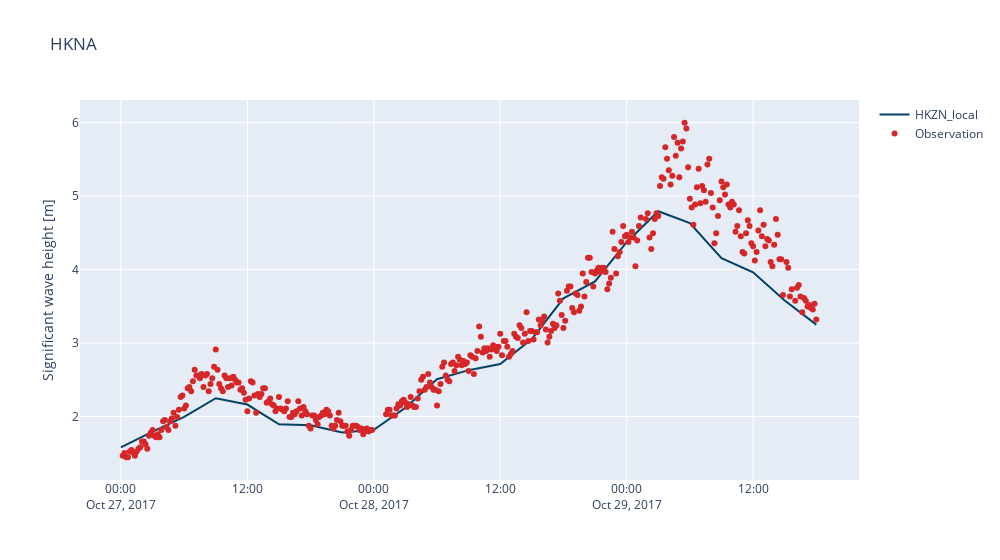

Here is the notebook cell this chart was saved with:
### Code cell
cc["HKNA"].plot_timeseries(width=1000,backend="plotly")

### Figure 1 — Plotly figure (JSON) as saved in the notebook; plotly's stock layout.template omitted (floating-point values rounded to 4 significant figures; data arrays with more than 128 entries replaced by an {"elided": "..."} marker saying what was removed)
{"data": [{"line": {"color": "#004165"}, "name": "HKZN_local", "type": "scatter", "x": ["2017-10-27T00:00:00", "2017-10-27T03:00:00", "2017-10-27T06:00:00", "2017-10-27T09:00:00", "2017-10-27T12:00:00", "2017-10-27T15:00:00", "2017-10-27T18:00:00", "2017-10-27T21:00:00", "2017-10-28T00:00:00", "2017-10-28T03:00:00", "2017-10-28T06:00:00", "2017-10-28T09:00:00", "2017-10-28T12:00:00", "2017-10-28T15:00:00", "2017-10-28T18:00:00", "2017-10-28T21:00:00", "2017-10-29T00:00:00", "2017-10-29T03:00:00", "2017-10-29T06:00:00", "2017-10-29T09:00:00", "2017-10-29T12:00:00", "2017-10-29T15:00:00", "2017-10-29T18:00:00"], "y": [1.58, 1.795, 1.993, 2.248, 2.162, 1.893, 1.881, 1.782, 1.82, 2.119, 2.506, 2.63, 2.713, 3.053, 3.607, 3.837, 4.371, 4.792, 4.63, 4.153, 3.961, 3.578, 3.25]}, {"marker": {"color": "#d62728"}, "mode": "markers", "name": "Observation", "type": "scatter", "x": {"elided": "385 str values"}, "y": {"elided": "385 float values"}}], "layout": {"title": {"text": "HKNA"}, "width": 1000, "yaxis": {"title": {"text": "Significant wave height [m]"}}}}
